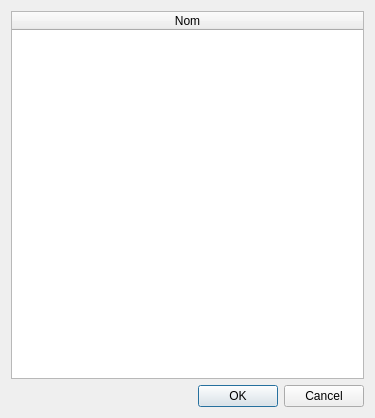
<?xml version="1.0" encoding="UTF-8"?>
<ui version="4.0">
 <class>cursus_selection_dialog</class>
 <widget class="QDialog" name="cursus_selection_dialog">
  <property name="geometry">
   <rect>
    <x>0</x>
    <y>0</y>
    <width>375</width>
    <height>418</height>
   </rect>
  </property>
  <property name="windowTitle">
   <string>Selection cursus</string>
  </property>
  <layout class="QGridLayout" name="gridLayout">
   <item row="0" column="0">
    <widget class="QTableWidget" name="tableWidget">
     <property name="editTriggers">
      <set>QAbstractItemView::NoEditTriggers</set>
     </property>
     <property name="selectionMode">
      <enum>QAbstractItemView::SingleSelection</enum>
     </property>
     <property name="selectionBehavior">
      <enum>QAbstractItemView::SelectRows</enum>
     </property>
     <property name="sortingEnabled">
      <bool>true</bool>
     </property>
     <attribute name="horizontalHeaderStretchLastSection">
      <bool>true</bool>
     </attribute>
     <attribute name="verticalHeaderVisible">
      <bool>false</bool>
     </attribute>
     <column>
      <property name="text">
       <string>Nom</string>
      </property>
     </column>
    </widget>
   </item>
   <item row="1" column="0">
    <widget class="QDialogButtonBox" name="buttonBox">
     <property name="orientation">
      <enum>Qt::Horizontal</enum>
     </property>
     <property name="standardButtons">
      <set>QDialogButtonBox::Cancel|QDialogButtonBox::Ok</set>
     </property>
    </widget>
   </item>
  </layout>
 </widget>
 <resources/>
 <connections>
  <connection>
   <sender>buttonBox</sender>
   <signal>accepted()</signal>
   <receiver>cursus_selection_dialog</receiver>
   <slot>accept()</slot>
   <hints>
    <hint type="sourcelabel">
     <x>248</x>
     <y>254</y>
    </hint>
    <hint type="destinationlabel">
     <x>157</x>
     <y>274</y>
    </hint>
   </hints>
  </connection>
  <connection>
   <sender>buttonBox</sender>
   <signal>rejected()</signal>
   <receiver>cursus_selection_dialog</receiver>
   <slot>reject()</slot>
   <hints>
    <hint type="sourcelabel">
     <x>316</x>
     <y>260</y>
    </hint>
    <hint type="destinationlabel">
     <x>286</x>
     <y>274</y>
    </hint>
   </hints>
  </connection>
 </connections>
</ui>
